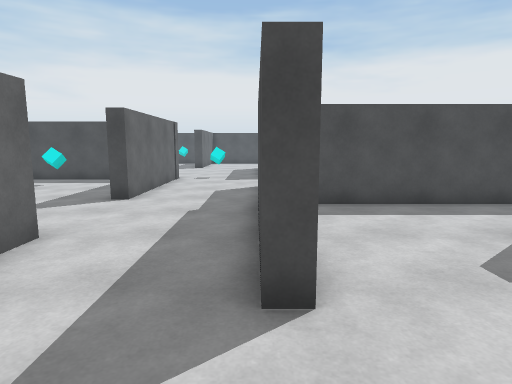
view 1 (above)

24 first-person views from a walk through a Unity game level. The camera is 1.5 m above the floor, tilts 8° down and sees 75° across. The floor is counted in squares, 1 m on a side. Each view is taken from the middle of a square. On the plan, view 1 faces up. The plan holds only what a view shows up to about 15 squares ahead; the rest is blank. The place goes on beyond the plan. The player character is not drawn.

view 2
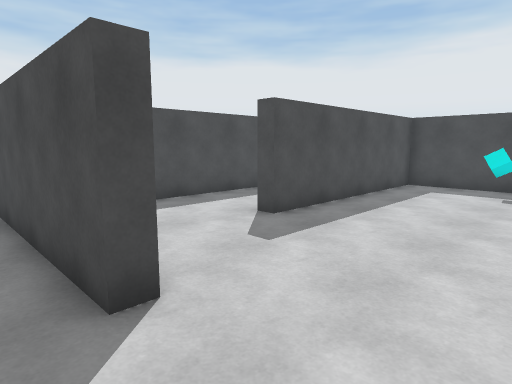

view 3
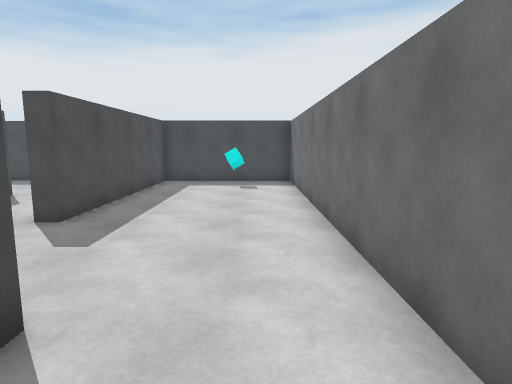

view 4
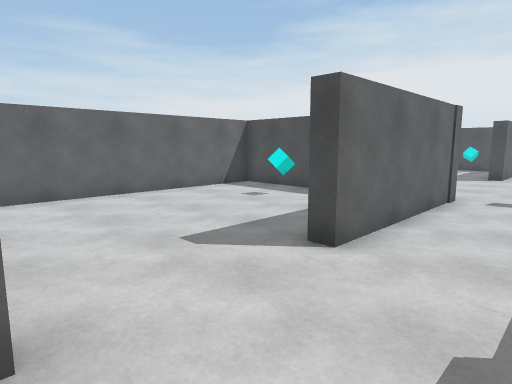

view 5
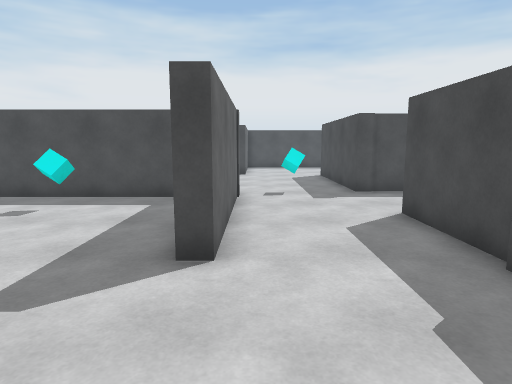

view 6
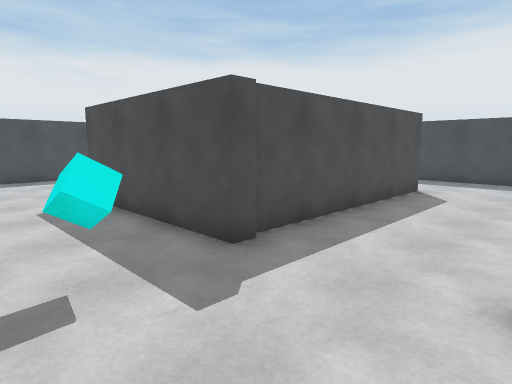

view 7
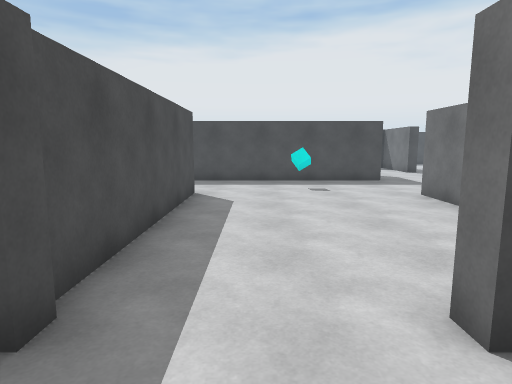

view 8
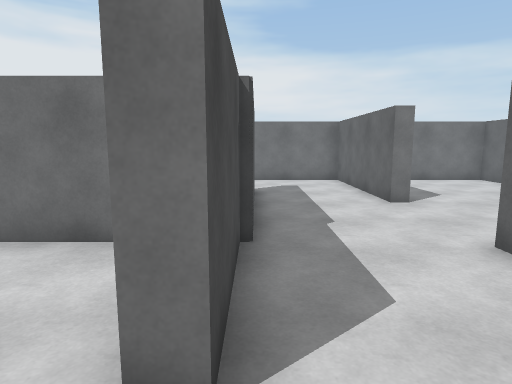

view 9
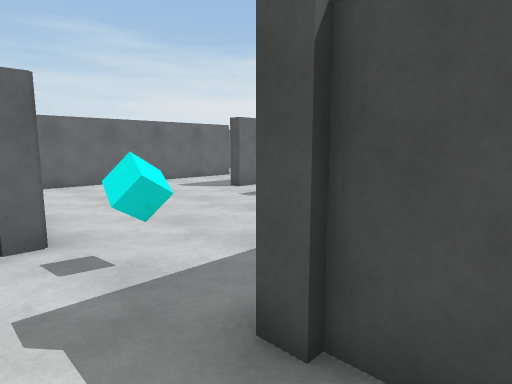

view 10
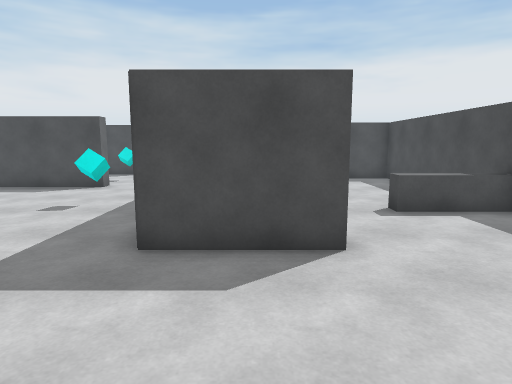

view 11
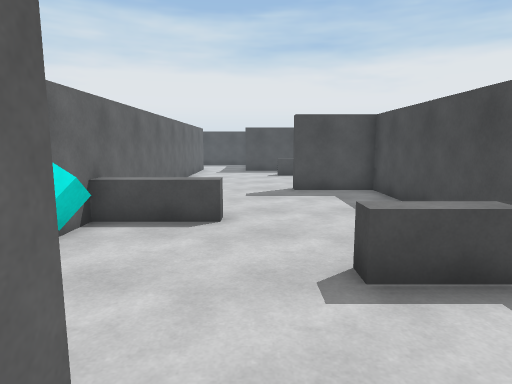

view 12
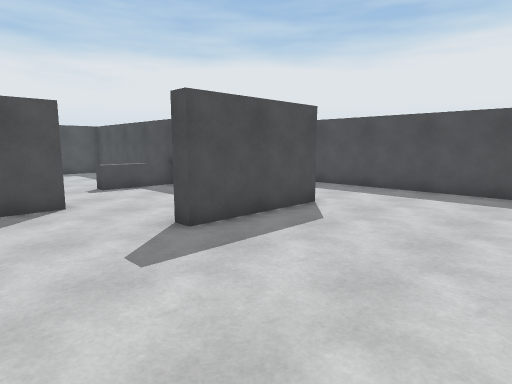

view 13
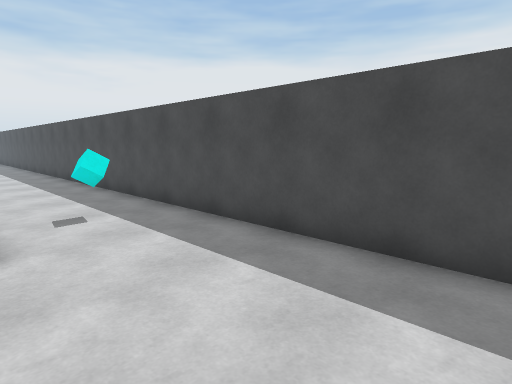

view 14
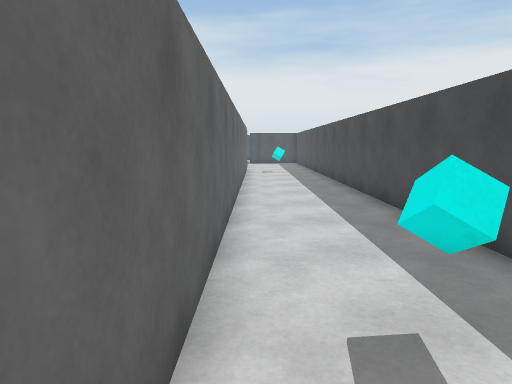

view 15
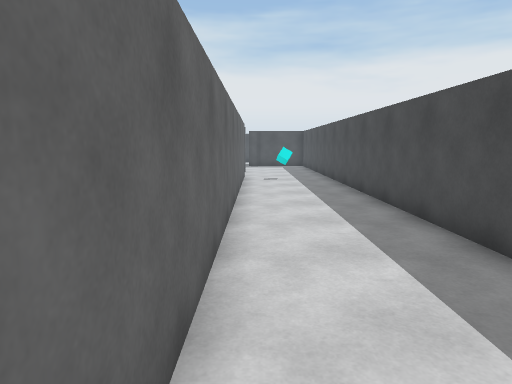

view 16
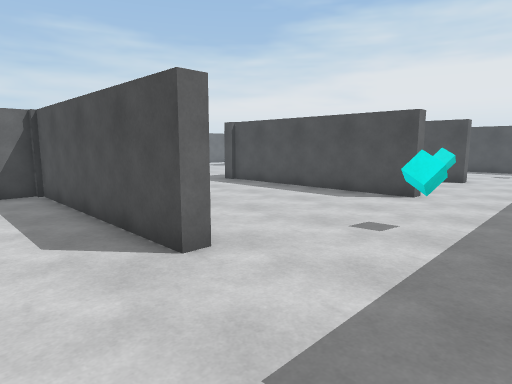

view 17
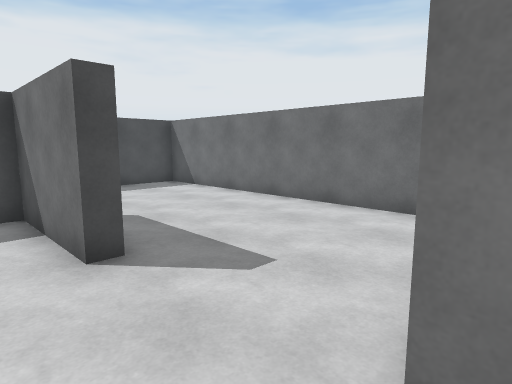

view 18
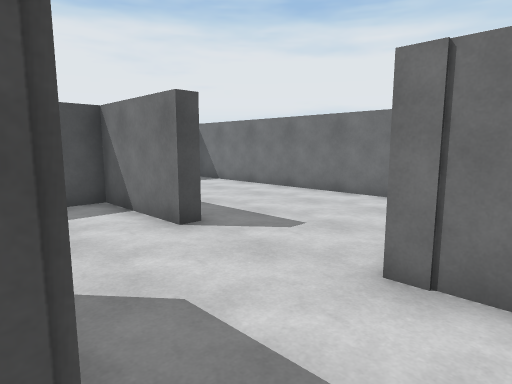

view 19
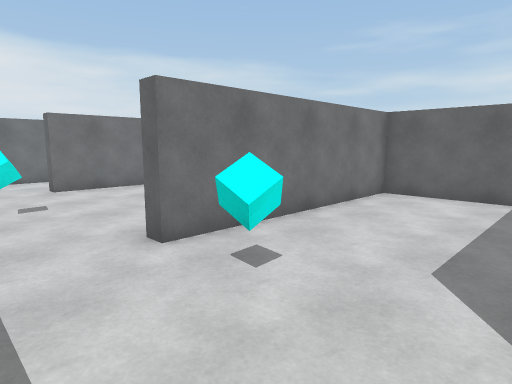

view 20
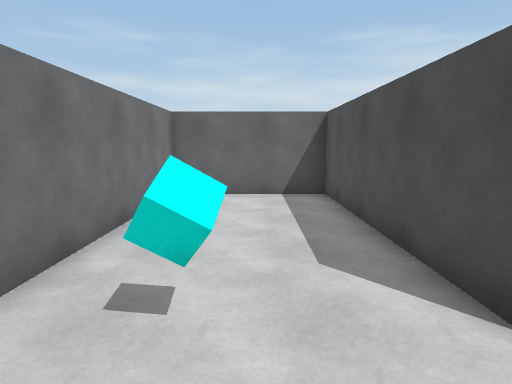

view 21
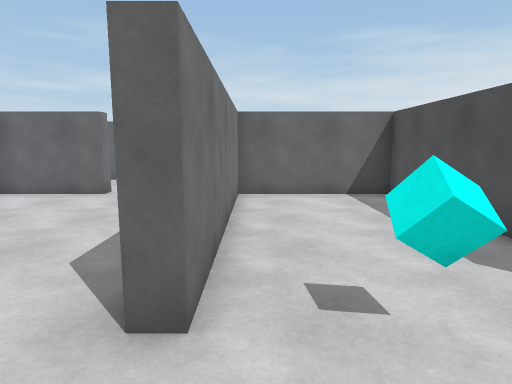

view 22
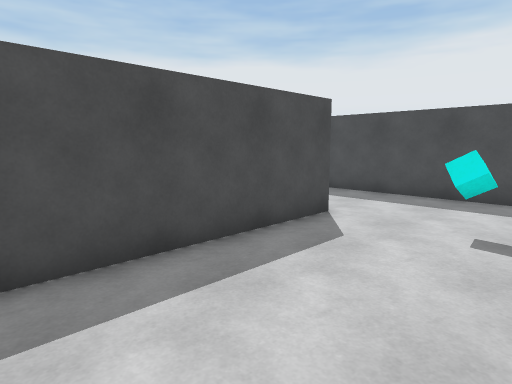

view 23
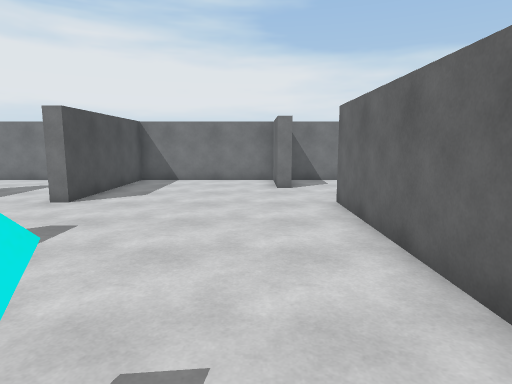

view 24
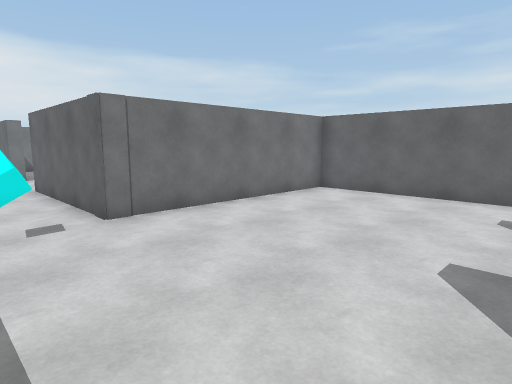

### Floor plan
Points are (right, up) in squares from view 1. A wall is a line through its corners. A room is listed if a view was taken in it or the views show most of it. See-through windows are left out.
Room 1 (views 1, 2, 3, 4, 5, 6, 7, 8, 9, 10, 12, 13, 14, 15, 16, 17, 18, 19, 20, 21, 22, 23, 24)
walls: (2.1, 9) (8.1, 9) (8.1, 8.4) (0.6, 8.4) (0.6, 7.4); (0.3, 8.9) (0.3, 12.3) (0.7, 12.3) (0.7, 9); (7.4, 5.4) (8.9, 5.4); (0.9, 15.7) (0.3, 15.7) (0.3, 21.8); (11.4, 5.4) (12.6, 5.4); (0.6, 2.9) (0.1, 2.9) (0.1, 9); (15.3, 8.6) (12.3, 8.6) (12.3, 22.5); (-5.4, 14.7) (-11.2, 14.7) (-11.2, 5.1); (8.5, 21.8) (8.5, 21.2) (0.7, 21.2) (0.7, 16.5) (8.5, 16.5) (8.5, 15.9) (0.8, 15.9); (14.5, -0.5) (24.4, -0.5) (24.4, 22.5); (20.5, 5.1) (16.4, 5.1) (16.4, 5.6); (-10.4, 2.3) (-9.8, 2.3) (-9.8, -0.5) (-4.1, -0.5) (-4.1, 5.4) (-3.5, 5.4) (-3.5, -0.5) (12.1, -0.5) (12.1, 4.8) (4.4, 4.8) (4.4, 5.4); (-11.5, -0.5) (-10.5, -0.5); (20.5, 22.5) (20.5, 5.6); (-11.2, 22.4) (-11.2, 15.2) (-3.5, 15.2) (-3.5, 9.2) (-4.1, 9.2)
ways out: opening at (15.5, 7.5) to room 2
objects: cyan cube (-8, 13); cyan cube (-2, 16); cyan cube (8, 18); cyan cube (10, 12); cyan cube (11, 2); cyan cube (23, 8)
Room 2 (view 11)
walls: (20, 11.5) (20, 19.1) (17.2, 19.1); (15.3, 9.2) (15.3, 8.6); (12.8, 22.5) (12.8, 13.2); (16.4, 5.6) (20, 5.6)
low walls: (15.3, 14.9) (15.3, 14.4) (12.8, 14.4); (19.9, 11.4) (17.2, 11.4) (17.2, 12)
ways out: opening at (15.5, 7.5) to room 1
objects: cyan cube (14, 12)

Positions as (right, up) in squares from view 1, and headings:
1: (0, 0), facing up
2: (-1, 0), facing up-right
3: (-2, 1), facing right
4: (-1, 5), facing up-left
5: (-3, 5), facing up
6: (-3, 12), facing up-right
7: (-2, 14), facing right
8: (0, 14), facing down
9: (2, 14), facing up-left
10: (14, 4), facing up
11: (16, 8), facing up
12: (13, 0), facing up-right
13: (20, 0), facing up-right
14: (21, 5), facing up
15: (21, 9), facing up
16: (12, 6), facing up-left
17: (12, 7), facing down-right
18: (11, 9), facing down-right
19: (11, 21), facing down-left
20: (11, 19), facing left
21: (11, 17), facing left
22: (2, 17), facing up-right
23: (-9, 14), facing down
24: (-1, 22), facing down-left
